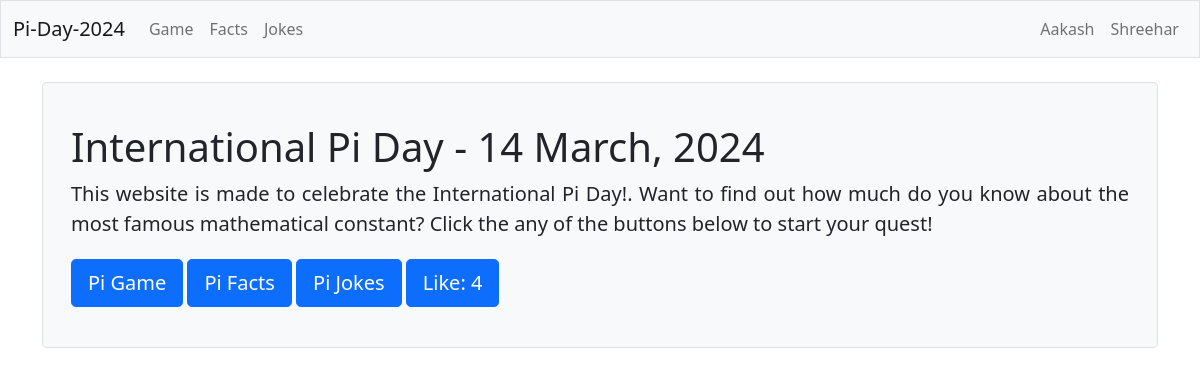
Before: / with the older database file.
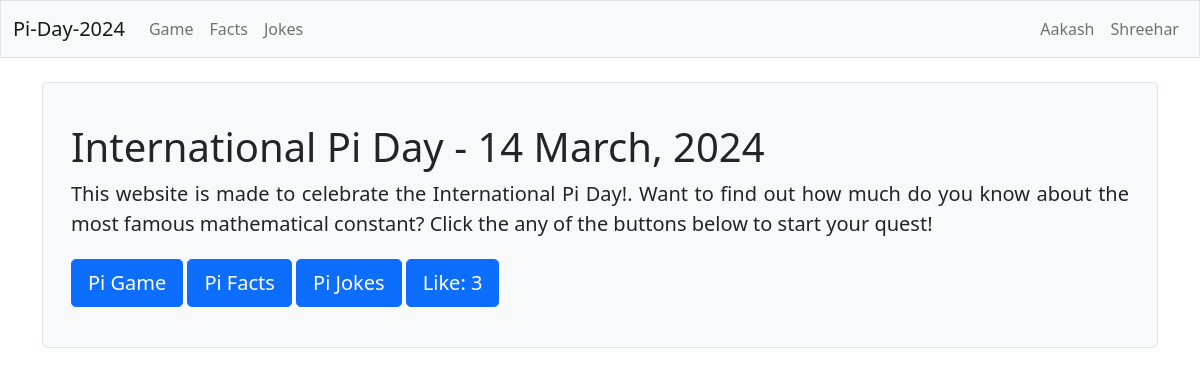
After: the same page with the newer database file.
### likes/models.py (models this page shows)
class LikeCounter(models.Model):
    likes = models.IntegerField(default=0)

### core/views.py (the view)
# urls.py: path('', index, name='index'),
def index(request):
    likes_count = LikeCounter.objects.first()
    context = {'likes_count': likes_count}
    return render(request, 'index.html', context)

### templates/index.html (shortened to what this page needs)
{% extends 'base.html' %}
{% block page_header %}
<div class="p-3 mb-4 bg-light border rounded-3">
  <div class="container-fluid py-4">
    <h1 class="display-6">International Pi Day - 14 March, 2024</h1>
    <p class="lead" style="text-align: justify;">This website is made to celebrate the International Pi Day!. Want to
      find out how much do you know about the most famous mathematical constant? Click the any of the buttons below to
      start your quest!</p>
    <a class="btn btn-primary btn-lg mt-1" href="">Pi Game</a>
    <a class="btn btn-primary btn-lg mt-1" href="{% url 'facts:fact' %}">Pi Facts</a>
    <a class="btn btn-primary btn-lg mt-1" href="#">Pi Jokes</a>
    <button id="like-btn" class="btn btn-primary btn-lg mt-1" href="#">Like:
      <span id="like-counter">{{ likes_count.likes }}</span>
    </button>
  </div>
</div>
{% endblock page_header %}

### templates/base.html (shortened to what this page needs)
<!DOCTYPE html>
<html lang="en">
<head>
  <link href="https://cdn.jsdelivr.net/npm/bootstrap@5.0.2/dist/css/bootstrap.min.css" rel="stylesheet"
>
</head>
<body>
  <nav class="navbar navbar-expand-md navbar-light bg-light mb-4 border">
    <div class="container-fluid">
      <a class="navbar-brand" href="{% url 'core:index' %}">
        Pi-Day-2024</a>
      <div class="collapse navbar-collapse" id="navbarCollapse">
        <ul class="navbar-nav me-auto mb-2 mb-md-0">
          <li class="nav-item">
            <a class="nav-link" href="{% url 'game:game_start' %}">
              Game</a>
          </li>
          <li class="nav-item">
            <a class="nav-link" href="{% url 'facts:fact' %}">
              Facts</a>
          </li>
          <li class="nav-item">
            <a class="nav-link" href="#">
              Jokes</a>
          </li>
        </ul>
        <ul class="navbar-nav ms-auto mb-2 mb-md-0">
          <li class="nav-item">
            <a class="nav-link" href="#">
              Aakash</a>
          </li>
          <li class="nav-item">
            <a class="nav-link" href="3">
              Shreehar</a>
          </li>
        </ul>
      </div>
    </div>
  </nav>
  <main class="container">
    <div class="pb-2 mb-2">
      {% block page_header %}{% endblock page_header %}
    </div>
  </main>
</body>
</html>

Changed rows visible on the page:
changed LikeCounter: likes "4" → "3"
